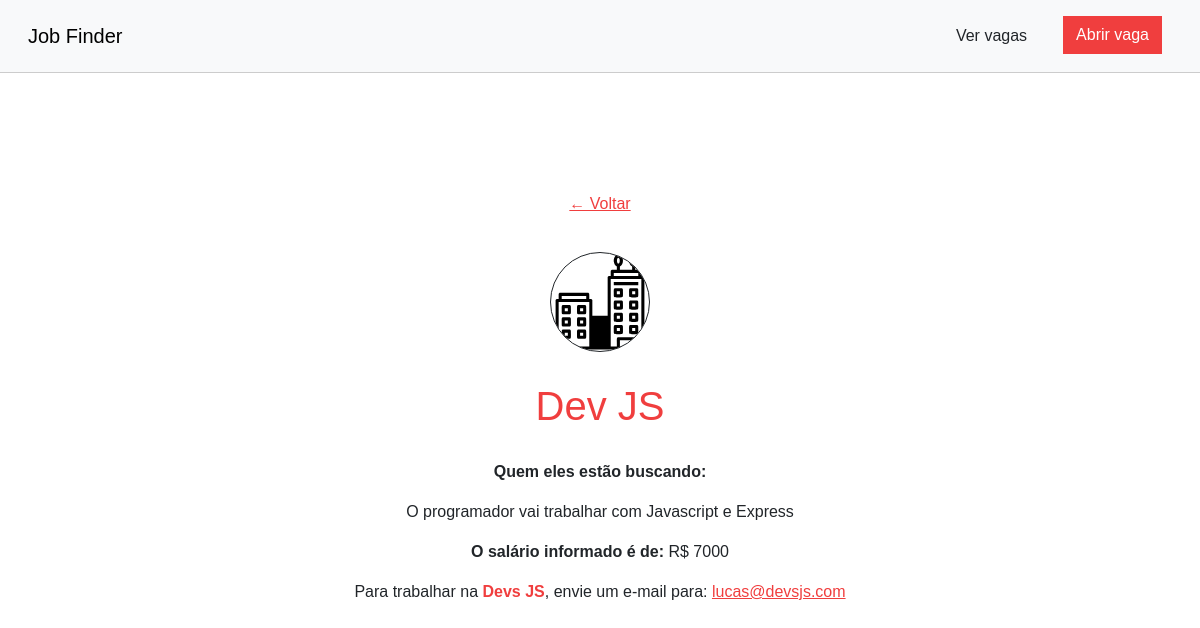
The page /jobs/view/2/ on the database its author committed.
### job_finder/models.py (models this page shows)
class Jobs(models.Model):
    title = models.TextField(blank=True, null=True)
    salary = models.TextField(blank=True, null=True)
    company = models.TextField(blank=True, null=True)
    email = models.TextField(blank=True, null=True)
    new_job = models.IntegerField(blank=True, null=True)
    createdat = models.TextField(db_column='createdAt', blank=True, null=True)  # Field name made lowercase.
    updatedat = models.TextField(db_column='updatedAt', blank=True, null=True)  # Field name made lowercase.
    description = models.TextField(blank=True, null=True)
    class Meta:
        managed = False
        db_table = 'jobs'

### job_finder/views.py (the view)
# urls.py: path('jobs/view/<int:job_id>/', views.view_job, name='view_job'),
def view_job(request, job_id):
    job = Jobs.objects.get(pk=job_id)
    return render(request, 'view.html', {'job': job})

### job_finder/templates/view.html (shortened to what this page needs)
{% extends 'base.html' %}
{% load static %}
{% block content %}
<div id="job-view-container" class="container mt-5 pt-5">
    <div class="row text-center">
        <a class="back-link main-color mb-3" href="{% url 'index' %}">← Voltar</a>
        <div id="img-container" class="col-md-12 text-center">
            <img class="mx-auto d-block" src="{% static 'job_finder/company.svg' %}" alt="Company">
        </div>
        <div class="col-md-12">
            <h1 class="main-color">{{ job.title }}</h1>
            <p class="bold">Quem eles estão buscando:</p>
            <p class="job-desc">{{ job.description }}</p>
            <p><span class="bold">O salário informado é de:</span> R$ {{ job.salary }}</p>
            <p>
                Para trabalhar na <span class="bold main-color">{{ job.company }}</span>,
                envie um e-mail para:
                <a class="main-color" href="mailto:{{ job.email }}">{{ job.email }}</a>
            </p>
        </div>
    </div>
</div>
{% endblock %}

### job_finder/static/job_finder/styles.css (style rules this page uses)
* { box-sizing: border-box; font-family: Arial, Helvetica, sans-serif; }
#job-view-container { margin-top: 100px; }
#job-view-container h1 { margin-bottom: 30px; }
#img-container { margin-top: 20px; margin-bottom: 30px; }
#img-container img { width: 100px; border-radius: 50%; border: 1px solid #212529; }
.job-desc { width: 60%; margin-left: auto; margin-right: auto; }
.bold { font-weight: bold; }
.main-color { color: #F03E3E; }

### rows shown on the page
Jobs: title "Dev JS", description "O programador vai trabalhar com Javascript e Express", salary "7000", company "Devs JS", email "lucas@devsjs.com"
